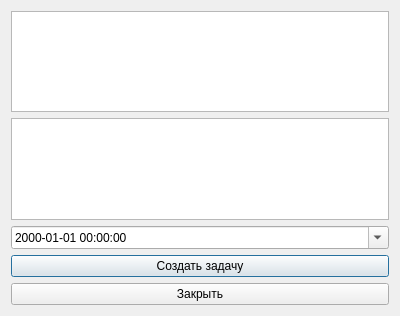
<?xml version="1.0" encoding="UTF-8"?>
<ui version="4.0">
 <class>CreateTaskWindow</class>
 <widget class="QDialog" name="CreateTaskWindow">
  <property name="geometry">
   <rect>
    <x>0</x>
    <y>0</y>
    <width>400</width>
    <height>316</height>
   </rect>
  </property>
  <property name="windowTitle">
   <string>Создание задачи</string>
  </property>
  <layout class="QVBoxLayout" name="verticalLayout">
   <item>
    <widget class="QTextEdit" name="titleTaskEdit"/>
   </item>
   <item>
    <widget class="QTextEdit" name="descriptionTaskEdit"/>
   </item>
   <item>
    <widget class="QDateTimeEdit" name="deadlineEdit">
     <property name="displayFormat">
      <string>yyyy-MM-dd HH:mm:ss</string>
     </property>
     <property name="calendarPopup">
      <bool>true</bool>
     </property>
    </widget>
   </item>
   <item>
    <widget class="QPushButton" name="createTaskButton">
     <property name="text">
      <string>Создать задачу</string>
     </property>
    </widget>
   </item>
   <item>
    <widget class="QPushButton" name="exitCreateTaskButton">
     <property name="text">
      <string>Закрыть</string>
     </property>
    </widget>
   </item>
  </layout>
 </widget>
 <resources/>
 <connections/>
</ui>
